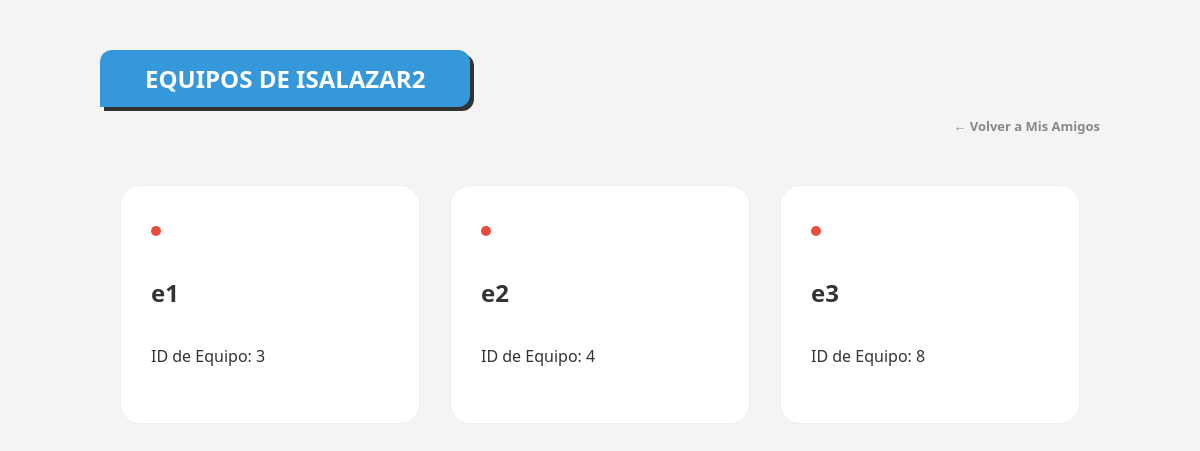
Screenshot of /friends/teams/isalazar2 (signed in) with the database file from the repository.
### tables this page shows
CREATE TABLE EquipoPokémon (
    id_team INTEGER PRIMARY KEY AUTOINCREMENT,
    username VARCHAR(50),
    name VARCHAR(100),
    FOREIGN KEY (username) REFERENCES Users(username)
);

### app/controller/ui/IU_Amigos.py (the view)
    @bp.route('/teams/<username>')
    def ver_equipos_amigo(username):
        if 'user' not in session: return redirect(url_for('iu_mprincipal.login'))
        me = session['user']
        check_sql = f"""
            SELECT status FROM Amigo
            WHERE (user_sender='{me}' AND user_receiver='{username}' AND status=1)
               OR (user_sender='{username}' AND user_receiver='{me}' AND status=1)
        """
        if not db.execSQL(check_sql).next():
            flash('Solo puedes ver los equipos de tus amigos.', 'error')
            return redirect(url_for('iu_amigos.index'))
        sql_equipos = f"SELECT id_team, name FROM EquipoPokémon WHERE username='{username}'"
        res = db.execSQL(sql_equipos)
        equipos = []
        while res.next():
            equipos.append({
                'id': res.getInt('id_team'),
                'nombre': res.getString('name')
            })
        return render_template('amigo_equipos.html', amigo=username, equipos=equipos)

### app/database/GestorBD.py (called while the page is built)
    def execSQL(self, sql):
        cursor = self.connection.cursor()
        cursor.execute(sql)
        datos = cursor.fetchall()
        return ResultadoSQL(datos)

### app/database/ResultadoSQL.py (called while the page is built)
    def next(self):
        self.indice += 1
        return self.indice < len(self.datos)

    def getInt(self, columna):
        return int(self.datos[self.indice][columna])

    def getString(self, columna):
        return str(self.datos[self.indice][columna])

### app/templates/amigo_equipos.html (shortened to what this page needs)
<!DOCTYPE html>
<html lang="es">
<head>
    <link rel="stylesheet" href="{{ url_for('static', filename='css/style.css') }}">
</head>
<body style="background-color: #f4f4f4;">
    <div class="menu-main-container">
        <div class="menu-banner" style="background-color: #3498db;">
            Equipos de {{ amigo }}
        </div>
        <div class="menu-top-links">
            <a href="{{ url_for('iu_amigos.index') }}" class="menu-link-secondary">← Volver a Mis Amigos</a>
        </div>
        <div style="padding: 20px;">
            {% if equipos|length == 0 %}
                <div style="text-align: center; color: #666; margin-top: 50px;">
                    <h3>Este entrenador no tiene equipos registrados.</h3>
                    <p>Parece que {{ amigo }} aún no está listo para combatir.</p>
                </div>
            {% else %}
                <div class="menu-grid">
                    {% for equipo in equipos %}
                    <div class="menu-nav-card" style="cursor: default;">
                        <div class="dot" style="background-color: #e74c3c;"></div>
                        <h2>{{ equipo.nombre }}</h2>
                        <p>ID de Equipo: {{ equipo.id }}</p>
                        </div>
                    {% endfor %}
                </div>
            {% endif %}
        </div>
    </div>
</body>
</html>

### app/static/css/style.css (style rules this page uses)
body { display: flex; justify-content: center; background-color: #f5f5f5; margin: 0; font-family: 'Segoe UI', Arial, sans-serif; min-height: 100vh; }
.menu-main-container { width: 90%; max-width: 1000px; margin: 50px auto; }
.menu-banner { background: #ee1515; color: white; display: inline-block; padding: 12px 45px; font-weight: bold; font-size: 24px; text-transform: uppercase; border-radius: 12px 12px 12px 0; margin-bottom: 40px; box-shadow: 4px 4px 0px #333; }
.menu-top-links { display: flex; gap: 20px; margin-top: -30px; margin-bottom: 30px; justify-content: flex-end; }
.menu-link-secondary { text-decoration: none; color: #888; font-size: 13px; font-weight: bold; }
.menu-grid { display: grid; grid-template-columns: repeat(auto-fit, minmax(220px, 1fr)); gap: 30px; }
.menu-nav-card { background: white; padding: 40px 30px; border-radius: 20px; text-decoration: none; color: #333; display: flex; flex-direction: column; border: 1px solid #eee; transition: all 0.3s ease; }
.menu-nav-card .dot { width: 10px; height: 10px; background: #ddd; border-radius: 50%; margin-bottom: 20px; }

### rows the page displays
EquipoPokémon: nombre "e1", id "3"
EquipoPokémon: nombre "e2", id "4"
EquipoPokémon: nombre "e3", id "8"

### other values shown
{{ amigo }} "ISALAZAR2"
